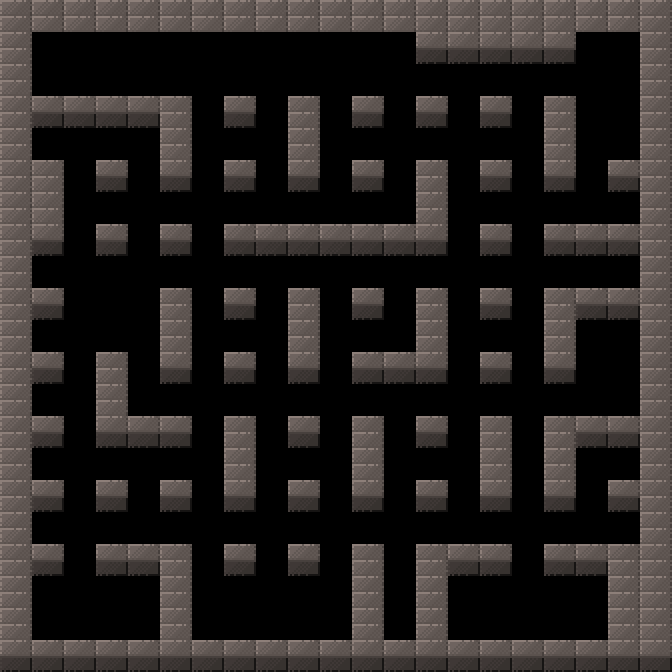

The image is a tile-based game level rendered from a .tmx file. Its description and complete source (layers, tilesets, objects, tile grids) follow:
An orthogonal 21x21 tile map with 32x32 px tiles, 1 tile layer (walls), 1 hidden layer not drawn and 4 objects (3x enemy, player).

<map version="1.0" tiledversion="1.0.2" orientation="orthogonal" renderorder="right-down" width="21" height="21" tilewidth="32" tileheight="32" nextobjectid="10">
 <tileset firstgid="1" name="tileset" tilewidth="32" tileheight="32" tilecount="90" columns="15">
  <image source="tileset.png" width="480" height="192" />
 </tileset>
 <layer name="background" width="21" height="21" visible="0">
  <data encoding="csv">
2,2,2,2,2,2,2,2,2,2,2,2,2,2,2,2,2,2,2,86,2,
2,2,2,2,2,2,2,2,2,2,2,2,2,2,2,2,2,2,2,2,2,
2,2,2,2,2,2,2,2,2,2,2,2,2,2,2,2,2,2,2,2,2,
2,2,2,2,2,2,2,2,2,2,2,2,2,2,2,2,2,2,2,2,2,
2,2,2,2,2,2,2,2,2,2,2,2,2,2,2,2,2,2,2,2,2,
2,2,2,2,2,2,2,2,2,2,2,2,2,2,2,2,2,2,2,2,2,
2,2,2,2,2,2,2,2,2,2,2,2,2,2,2,2,2,2,2,2,2,
2,2,2,2,2,2,2,2,2,2,2,2,2,2,2,2,2,2,2,2,2,
2,2,2,2,2,2,2,2,2,2,2,2,2,2,2,2,2,2,2,2,2,
2,2,2,2,2,2,2,2,2,2,2,2,2,2,2,2,2,2,2,2,2,
2,2,2,2,2,2,2,2,2,2,2,2,2,2,2,2,2,2,2,2,2,
2,2,2,2,2,2,2,2,2,2,2,2,2,2,2,2,2,2,2,2,2,
2,2,2,2,2,2,2,2,2,2,2,2,2,2,2,2,2,2,2,2,2,
2,2,2,2,2,2,2,2,2,2,2,2,2,2,2,2,2,2,2,2,2,
2,2,2,2,2,2,2,2,2,2,2,2,2,2,2,2,2,2,2,2,2,
2,2,2,2,2,2,2,2,2,2,2,2,2,2,2,2,2,2,2,2,2,
2,2,2,2,2,2,2,2,2,2,2,2,2,2,2,2,2,2,2,2,2,
2,2,2,2,2,2,2,2,2,2,2,2,2,2,2,2,2,2,2,2,2,
2,2,2,2,2,2,2,2,2,2,2,2,2,2,2,2,2,2,2,2,2,
2,2,2,2,2,2,2,2,2,2,2,2,2,2,2,2,2,2,2,2,2,
2,2,2,2,2,2,2,2,2,2,2,2,2,2,2,2,2,2,2,2,2
</data>
 </layer>
 <layer name="walls" width="21" height="21">
  <properties>
   <property name="collison" type="bool" value="true" />
  </properties>
  <data encoding="csv">
86,86,86,86,86,86,86,86,86,86,86,86,86,86,86,86,86,86,86,86,86,
86,0,0,0,0,0,0,0,0,0,0,0,0,71,71,71,71,71,0,0,86,
86,0,0,0,0,0,0,0,0,0,0,0,0,0,0,0,0,0,0,0,86,
86,71,71,71,71,86,0,71,0,86,0,71,0,71,0,71,0,86,0,0,86,
86,0,0,0,0,86,0,0,0,86,0,0,0,0,0,0,0,86,0,0,86,
86,86,0,71,0,71,0,71,0,71,0,71,0,86,0,71,0,71,0,71,86,
86,86,0,0,0,0,0,0,0,0,0,0,0,86,0,0,0,0,0,0,86,
86,71,0,71,0,71,0,71,71,71,71,71,71,71,0,71,0,71,71,71,86,
86,0,0,0,0,0,0,0,0,0,0,0,0,0,0,0,0,0,0,0,86,
86,71,0,0,0,86,0,71,0,86,0,71,0,86,0,71,0,86,71,71,86,
86,0,0,0,0,86,0,0,0,86,0,0,0,86,0,0,0,86,0,0,86,
86,71,0,86,0,71,0,71,0,71,0,71,71,71,0,71,0,71,0,0,86,
86,0,0,86,0,0,0,0,0,0,0,0,0,0,0,0,0,0,0,0,86,
86,71,0,71,71,71,0,86,0,71,0,86,0,71,0,86,0,86,71,71,86,
86,0,0,0,0,0,0,86,0,0,0,86,0,0,0,86,0,86,0,0,86,
86,71,0,71,0,71,0,71,0,71,0,71,0,71,0,71,0,71,0,71,86,
86,0,0,0,0,0,0,0,0,0,0,0,0,0,0,0,0,0,0,0,86,
86,71,0,71,71,86,0,71,0,71,0,86,0,86,71,71,0,71,71,86,86,
86,0,0,0,0,86,0,0,0,0,0,86,0,86,0,0,0,0,0,86,86,
86,0,0,0,0,86,0,0,0,0,0,86,0,86,0,0,0,0,0,86,86,
71,71,71,71,71,71,71,71,71,71,71,71,71,71,71,71,71,71,71,71,71
</data>
 </layer>
 <objectgroup name="objects">
  <object id="6" name="player" type="player" gid="62" x="64.3333" y="544" width="32" height="32" />
  <object id="7" name="enemy2" type="enemy" gid="17" x="512" y="224" width="32" height="32" />
  <object id="8" name="enemy1" type="enemy" gid="17" x="257" y="544.667" width="32" height="32" />
  <object id="9" name="enemy3" type="enemy" gid="17" x="384" y="352" width="32" height="32" />
 </objectgroup>
 <objectgroup name="blocks" />
</map>